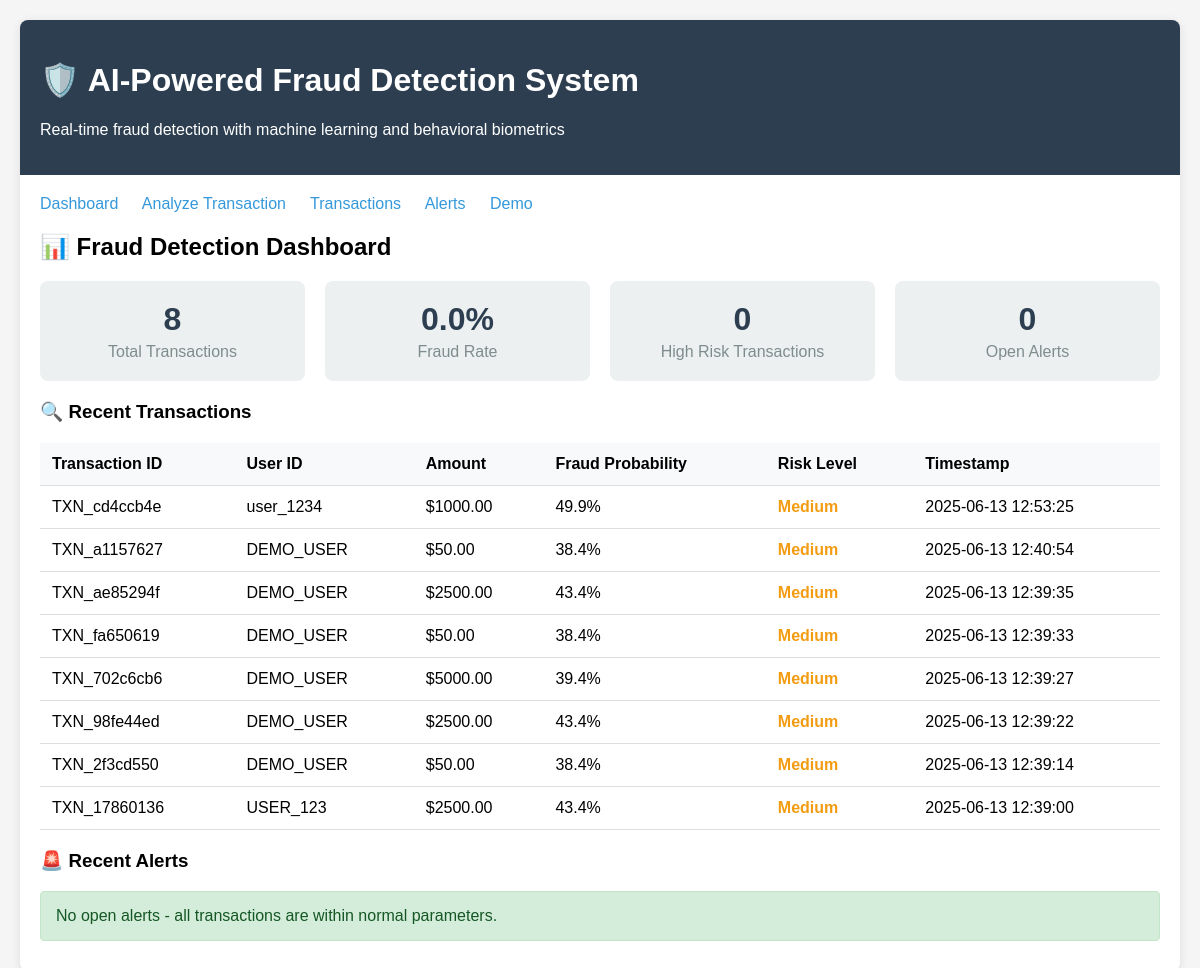
The page / on the database its author committed.
### tables this page shows
CREATE TABLE transactions (
                id INTEGER PRIMARY KEY AUTOINCREMENT,
                transaction_id TEXT UNIQUE NOT NULL,
                user_id TEXT NOT NULL,
                amount REAL NOT NULL,
                merchant TEXT,
                timestamp DATETIME DEFAULT CURRENT_TIMESTAMP,
                is_fraud INTEGER DEFAULT 0,
                fraud_probability REAL DEFAULT 0.0,
                risk_level TEXT DEFAULT 'Low',
                model_version TEXT DEFAULT 'v1.0',
                features TEXT,
                created_at DATETIME DEFAULT CURRENT_TIMESTAMP
            );

### app.py (the view)
@app.route('/')
def dashboard():
    stats = db.get_fraud_statistics()
    recent_transactions = db.get_recent_transactions(limit=10)
    open_alerts = db.get_open_alerts()
    trends = db.get_fraud_trends(days=7)
    return render_template('dashboard.html',
                         stats=stats,
                         recent_transactions=recent_transactions.to_dict('records'),
                         open_alerts=open_alerts.to_dict('records'),
                         trends=trends.to_dict('records'))

### database.py (called while the page is built)
    def get_recent_transactions(self, limit=100):
        conn = sqlite3.connect(self.db_path)
        df = pd.read_sql_query('''
            SELECT
                transaction_id,
                user_id,
                amount,
                merchant,
                timestamp,
                is_fraud,
                fraud_probability,
                risk_level
            FROM transactions
            ORDER BY timestamp DESC
            LIMIT ?
        ''', conn, params=(limit,))
        conn.close()
        return df

    def get_fraud_trends(self, days=7):
        conn = sqlite3.connect(self.db_path)
        df = pd.read_sql_query('''
            SELECT
                DATE(timestamp) as date,
                COUNT(*) as total_transactions,
                SUM(is_fraud) as fraud_transactions,
                AVG(fraud_probability) as avg_fraud_probability
            FROM transactions
            WHERE timestamp >= datetime('now', '-{} days')
            GROUP BY DATE(timestamp)
            ORDER BY date
        '''.format(days), conn)
        conn.close()
        return df

    def get_open_alerts(self):
        conn = sqlite3.connect(self.db_path)
        df = pd.read_sql_query('''
            SELECT
                fa.id,
                fa.transaction_id,
                fa.alert_type,
                fa.severity,
                fa.message,
                fa.created_at,
                t.amount,
                t.user_id,
                t.fraud_probability
            FROM fraud_alerts fa
            JOIN transactions t ON fa.transaction_id = t.transaction_id
            WHERE fa.status = 'open'
            ORDER BY fa.created_at DESC
        ''', conn)
        conn.close()
        return df

### templates/dashboard.html
{% extends "base.html" %}
{% block content %}
<h2>📊 Fraud Detection Dashboard</h2>
<div class="stats">
    <div class="stat-card">
        <div class="stat-value">{{ stats.total_transactions }}</div>
        <div class="stat-label">Total Transactions</div>
    </div>
    <div class="stat-card">
        <div class="stat-value">{{ "%.1f"|format(stats.fraud_rate) }}%</div>
        <div class="stat-label">Fraud Rate</div>
    </div>
    <div class="stat-card">
        <div class="stat-value">{{ stats.high_risk_transactions }}</div>
        <div class="stat-label">High Risk Transactions</div>
    </div>
    <div class="stat-card">
        <div class="stat-value">{{ stats.open_alerts }}</div>
        <div class="stat-label">Open Alerts</div>
    </div>
</div>
<h3>🔍 Recent Transactions</h3>
<table class="table">
    <thead>
        <tr>
            <th>Transaction ID</th>
            <th>User ID</th>
            <th>Amount</th>
            <th>Fraud Probability</th>
            <th>Risk Level</th>
            <th>Timestamp</th>
        </tr>
    </thead>
    <tbody>
        {% for transaction in recent_transactions %}
        <tr>
            <td>{{ transaction.transaction_id }}</td>
            <td>{{ transaction.user_id }}</td>
            <td>${{ "%.2f"|format(transaction.amount) }}</td>
            <td>{{ "%.1f"|format(transaction.fraud_probability * 100) }}%</td>
            <td class="risk-{{ transaction.risk_level.lower() }}">{{ transaction.risk_level }}</td>
            <td>{{ transaction.timestamp }}</td>
        </tr>
        {% endfor %}
    </tbody>
</table>
<h3>🚨 Recent Alerts</h3>
{% if open_alerts %}
<table class="table">
    <thead>
        <tr>
            <th>Transaction ID</th>
            <th>Alert Type</th>
            <th>Severity</th>
            <th>Amount</th>
            <th>Fraud Probability</th>
            <th>Created</th>
        </tr>
    </thead>
    <tbody>
        {% for alert in open_alerts %}
        <tr>
            <td>{{ alert.transaction_id }}</td>
            <td>{{ alert.alert_type }}</td>
            <td class="risk-{{ alert.severity.lower() }}">{{ alert.severity }}</td>
            <td>${{ "%.2f"|format(alert.amount) }}</td>
            <td>{{ "%.1f"|format(alert.fraud_probability * 100) }}%</td>
            <td>{{ alert.created_at }}</td>
        </tr>
        {% endfor %}
    </tbody>
</table>
{% else %}
<div class="alert alert-success">No open alerts - all transactions are within normal parameters.</div>
{% endif %}
{% endblock %}

### templates/base.html (shortened to what this page needs)
<!DOCTYPE html>
<html lang="en">
<head>
</head>
<body>
    <div class="container">
        <div class="header">
            <h1>🛡️ AI-Powered Fraud Detection System</h1>
            <p>Real-time fraud detection with machine learning and behavioral biometrics</p>
        </div>
        <div class="nav">
            <a href="/">Dashboard</a>
            <a href="/analyze">Analyze Transaction</a>
            <a href="/transactions">Transactions</a>
            <a href="/alerts">Alerts</a>
            <a href="/demo">Demo</a>
        </div>
        {% block content %}{% endblock %}
    </div>
</body>
</html>

### templates/base.html (style rules this page uses)
body { font-family: Arial, sans-serif; margin: 0; padding: 20px; background-color: #f5f5f5; }
.container { max-width: 1200px; margin: 0 auto; background: white; padding: 20px; border-radius: 8px; box-shadow: 0 2px 10px rgba(0,0,0,0.1); }
.header { background: #2c3e50; color: white; padding: 20px; margin: -20px -20px 20px -20px; border-radius: 8px 8px 0 0; }
.nav { margin: 20px 0; }
.nav a { margin-right: 20px; color: #3498db; text-decoration: none; }
.stats { display: grid; grid-template-columns: repeat(auto-fit, minmax(200px, 1fr)); gap: 20px; margin: 20px 0; }
.stat-card { background: #ecf0f1; padding: 20px; border-radius: 8px; text-align: center; }
.stat-value { font-size: 2em; font-weight: bold; color: #2c3e50; }
.stat-label { color: #7f8c8d; margin-top: 5px; }
.alert { padding: 15px; margin: 10px 0; border-radius: 4px; }
.alert-success { background: #d4edda; color: #155724; border: 1px solid #c3e6cb; }
.table { width: 100%; border-collapse: collapse; margin: 20px 0; }
.table th, .table td { padding: 12px; text-align: left; border-bottom: 1px solid #ddd; }
.table th { background: #f8f9fa; font-weight: bold; }
.risk-medium { color: #f39c12; font-weight: bold; }

### rows shown on the page
transactions: amount "1000.00", transaction.fraud_probability*100 "49.9"
transactions: amount "50.00", transaction.fraud_probability*100 "38.4"
transactions: amount "2500.00", transaction.fraud_probability*100 "43.4"
transactions: amount "50.00", transaction.fraud_probability*100 "38.4"
transactions: amount "5000.00", transaction.fraud_probability*100 "39.4"
transactions: amount "2500.00", transaction.fraud_probability*100 "43.4"
transactions: amount "50.00", transaction.fraud_probability*100 "38.4"
transactions: amount "2500.00", transaction.fraud_probability*100 "43.4"

### other values the page prints
{{ stats.total_transactions }} "8"
{{ "%.1f"|format(stats.fraud_rate) }} "0.0"
{{ stats.high_risk_transactions }} "0"
{{ stats.open_alerts }} "0"
